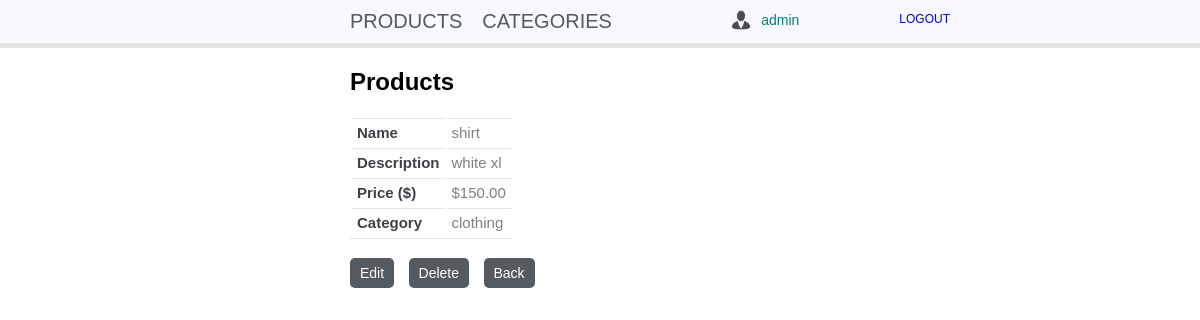
/product/detail/shirt/ (signed in), run on the app's committed database.
### shop/models.py (models this page shows, shortened)
class Product(models.Model):
    name = models.CharField(max_length=155)
    slug = extension_fields.AutoSlugField(populate_from='name', blank=True)
    description = models.TextField(max_length=250)
    price = models.DecimalField(max_digits=8, decimal_places=2)
    category = models.ForeignKey(
        'Category',
        on_delete=models.CASCADE,
        related_name='category'
    )
    class Meta:
        ordering = ('-pk',)
    def get_update_url(self):
        return reverse('shop_product_update', args=(self.slug,))
    def get_delete_url(self):
        return reverse('shop_product_delete', args=(self.slug,))

class Category(models.Model):
    name = models.CharField(max_length=155)
    slug = extension_fields.AutoSlugField(populate_from='name', blank=True)
    class Meta:
        ordering = ('-pk',)
    def __str__(self):
        return u'%s' % self.name

### shop/views.py (the view)
# urls.py: path('product/detail/<slug:slug>/', views.ProductDetailView.as_view(), name='shop_product_detail'),
class ProductDetailView(LoginRequiredMixin, DetailView):
    model = Product

### shop/templates/shop/product_detail.html
{% extends "base.html" %}
{% load static %}
{% block content %}
<h2>Products</h2>
	<div>
	<table class="tablefr">
		<tr>
			<td class="tabletitle">Name</td>
			<td>{{ object.name }}</td>
		</tr>
		<tr>
			<td class="tabletitle">Description</td>
			<td>{{ object.description }}</td>
		</tr>
		<tr>
			<td class="tabletitle">Price ($)</td>
			<td>${{ object.price }}</td>
		</tr>
		<tr>
			<td class="tabletitle">Category</td>
			<td>{{ object.category }}</td>
		</tr>
	</table>
	</div>
	<div id="p-down" class="bottom-btns">
		<a class="btn btn-primary" href="{{object.get_update_url}}">Edit</a>
		<a class="btn btn-primary" href="{{object.get_delete_url}}">Delete</a>
		<a class="btn btn-default" href="{% url 'shop_product_list' %}">Back</a>
	</div>
{% endblock %}

### shop/templates/base.html
{% load static %}
<html>
	<head>
		<link href="{% static 'style.css' %}" rel="stylesheet">
	</head>
	<body>
		<nav class="light-blue lighten-1" role="navigation">
			<div class="nav-wrapper container">
				<div class="nav1-data">
					<a class="nav1" href="/">Products</a>
					<a class="nav1" href="/category/">Categories</a>
				</div>
				<div class="nav2-data">
					<a class="nav-logout" href="/accounts/logout/">Logout</a>
					<a class="the-username">{{ request.user.username }}</a>
					<img class="user-image" src="{% static 'img/user.png' %}">
				</div>
		    </div>
	    </nav>
	    <div class="main-container">
	    <div class="container">
	    	<div class="section">
	    		{% block content %}
	    		{% endblock %}
	    	</div>
    	</div>
    	</div>
	</body>
</html>

### shop/static/style.css (style rules this page uses)
html { font-family: Arial,"Helvetica Neue",Helvetica,sans-serif; }
body { padding: 0; margin: 0; }
a { text-decoration: none; outline: none; }
.nav1-data { margin-left: 40px; background-color: ghostwhite; display: flex; }
.nav-wrapper.container { background-color: ghostwhite; display: flex; border-bottom: 5px solid #e5e5e5; padding-left: 300px; padding-right: 200px; }
.container { padding-left: 300px; }
.nav1 { text-transform: uppercase; text-decoration: none; font-size: 20px; padding-left: 10px; padding-right: 10px; padding-top: 10px; padding-bottom: 10px; color: #535a60; }
.nav-logout { float: right; text-transform: uppercase; font-size: 12px; margin-top: 12px; margin-right: 50px; }
.nav2-data { float: right; width: 100%; }
.the-username { margin-top: 12px; float: right; font-size: 14px; margin-right: 100px; }
.user-image { float: right; height: 20px; margin-right: 10px; margin-top: 10px; }
.section { margin-left: 50px; }
.btn.btn-primary { border: none; font-size: 14px; background-color: #535a60; padding-left: 10px; padding-right: 10px; padding-top: 7px; padding-bottom: 7px; border-radius: 5px; color: white; cursor: pointer; }
.btn.btn-default { border: none; font-size: 14px; background-color: #535a60; padding-left: 10px; padding-right: 10px; padding-top: 7px; padding-bottom: 7px; border-radius: 5px; color: white; cursor: pointer; }
.btn.btn-primary { margin-right: 10px; }
#p-down { margin-top: 25px; }
.tablefr { color: grey; font-size: 15px; border-bottom: 1px solid #e5e5e5; }
.tablefr td, .tablefr th { padding: 5px; border: 0; }
.tablefr td { border-top: 1px solid #e5e5e5; }
.tabletitle { color: #3c4146; font-weight: 600; }
.light-blue.lighten-1 { background-color: #fff !important; color: teal !important; }
.the-username { color: teal !important; float: right; margin-right: 100px; }

### data on the page
Product: name "shirt", description "white xl", price "150.00", category "clothing"

### other printed values
{{ request.user.username }} "admin"
